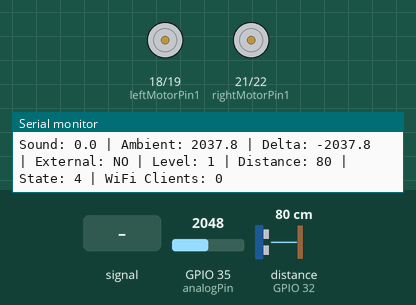
This sketch was run on a simulated ESP32. Shown: motor-driver pin pairs drawn as motors (green arrow = first pin HIGH = forward, orange = second pin HIGH = backward, longer = more drive, scaled by the enable pin), the last lines printed to the serial monitor. Wiring (inferred from the names in the program): ultrasonic range finder: trigger GPIO 33; echo GPIO 32. The inputs (shaded band) are chosen by the test bench; at power-on: distance to the obstacle (sensor on GPIO 32) 80 cm, GPIO 35 (analogPin) = 2048. The echo pulse lasts 58.3 µs per cm; no MQTT or app messages arrive unless stated.

Above: at 3.2 s.
3.3 s: GPIO 35 (analogPin) fed a 200 Hz sine of ±327 counts around its level
At 5.2 s:
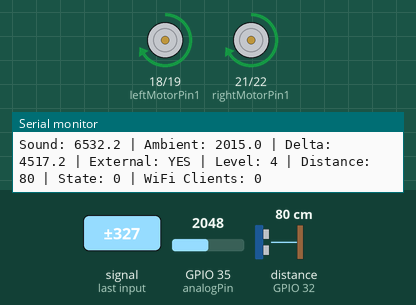
5.5 s: distance to the obstacle (sensor on GPIO 32) set to 67 cm
At 8.4 s:
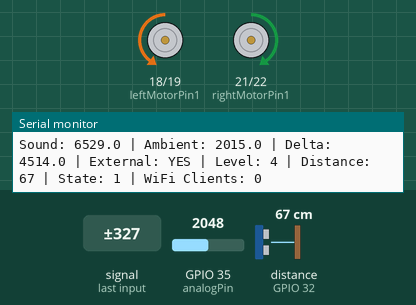
8.5 s: distance to the obstacle (sensor on GPIO 32) set to 120 cm
10.8 s: distance to the obstacle (sensor on GPIO 32) set to 2 cm
At 10.98 s:
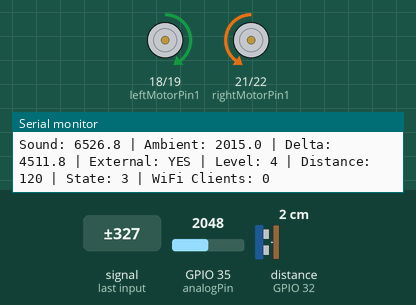
Timing chart, 0 to 14.8 s (numbered marks = the images above; inputs shaded):
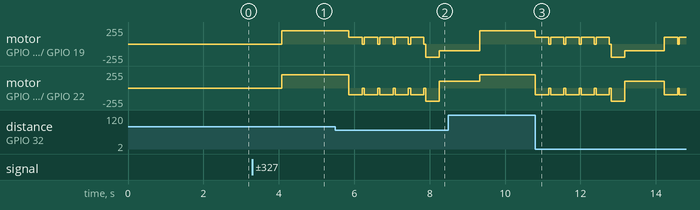

Measured:
- the behaviour switches between 71 and 70 cm on distance to the obstacle (sensor on GPIO 32) (found by bisection; images 1 and 2)
- after the input at 3.3 s, motor on GPIO 18 (leftMotorPin1) / GPIO 19 (leftMotorPin2), motor on GPIO 21 (rightMotorPin1) / GPIO 22 (rightMotorPin2): stopped → forward 199/255 after 0.77 s

The sketch:

Sound_Sensing_Robot_Arduino_Script.ino
```cpp
#include <WiFi.h>
#include <WebServer.h>
#include <PubSubClient.h>
#include <ArduinoJson.h>

// ======== SOUND SENSOR & ROBOT CONTROL SETUP ========
int analogPin = 35;
const int enableRightMotor = 23, rightMotorPin1 = 21, rightMotorPin2 = 22;
const int enableLeftMotor = 5, leftMotorPin1 = 18, leftMotorPin2 = 19;
#define echoPin 32
#define trigPin 33

#define MAX_MOTOR_SPEED 255
const int PWMFreq = 1000;
const int PWMResolution = 8;
const int rightMotorPWMSpeedChannel = 4;
const int leftMotorPWMSpeedChannel = 5;

// Noise-floor tracking - FIXED VALUES
float ambient = 500.0;
const float AMB_ALPHA = 0.995; // Slower ambient adaptation
const float THRESHOLD_DELTA = 50.0; // Lower threshold for better detection

float avg = 0.0;
int level = 1;
int currentDistance = 0;

// Movement state tracking
enum RobotState {
  NORMAL_FORWARD,
  TURNING_LEFT,
  BACKING_UP,
  TURNING_RIGHT,
  STOPPED
};

RobotState robotState = STOPPED;
int turnAttempts = 0;
unsigned long stateChangeTime = 0;
const unsigned long TURN_DURATION = 250;
const unsigned long BACKUP_DURATION = 300;
const unsigned long RIGHT_TURN_DURATION = 400;

// ======== WIFI, SERVER AND MQTT SETUP ========
const char* ssid = "SoundBot-AP";
const char* password = "12345678";
WebServer server(80);

// MQTT Configuration
WiFiClient espClient;
PubSubClient mqtt(espClient);
const char* mqtt_broker = "192.168.4.1";
const int mqtt_port = 1883;
const char* status_topic = "soundbot/status";

// Connection management - Non-blocking MQTT
unsigned long lastWiFiCheck = 0;
const unsigned long WIFI_CHECK_INTERVAL = 5000;
unsigned long lastMQTTPublish = 0;
const unsigned long MQTT_PUBLISH_INTERVAL = 1000;
unsigned long lastMQTTAttempt = 0;
const unsigned long MQTT_RETRY_INTERVAL = 10000;
bool mqttEnabled = true;
bool mqttConnected = false;
int mqttRetryCount = 0;
const int MAX_MQTT_RETRIES = 3;

// ======== FUNCTION DEFINITIONS ========
void updateAmbient(float level) {
  ambient = AMB_ALPHA * ambient + (1.0 - AMB_ALPHA) * level;
}

bool isExternalSound(float level) {
  float delta = level - ambient;
  return delta > THRESHOLD_DELTA;
}

void rotateMotor(int rightMotorSpeed, int leftMotorSpeed) {
  rightMotorSpeed = constrain(rightMotorSpeed, -MAX_MOTOR_SPEED, MAX_MOTOR_SPEED);
  leftMotorSpeed = constrain(leftMotorSpeed, -MAX_MOTOR_SPEED, MAX_MOTOR_SPEED);

  digitalWrite(rightMotorPin1, rightMotorSpeed > 0);
  digitalWrite(rightMotorPin2, rightMotorSpeed < 0);
  digitalWrite(leftMotorPin1, leftMotorSpeed > 0);
  digitalWrite(leftMotorPin2, leftMotorSpeed < 0);

  ledcWrite(rightMotorPWMSpeedChannel, abs(rightMotorSpeed));
  ledcWrite(leftMotorPWMSpeedChannel, abs(leftMotorSpeed));
}

void stopMotors() {
  rotateMotor(0, 0);
  robotState = STOPPED;
}

void turnLeft(int speed) {
  rotateMotor(-speed/2, speed/2);
  robotState = TURNING_LEFT;
}

void turnRight(int speed) {
  rotateMotor(speed/2, -speed/2);
  robotState = TURNING_RIGHT;
}

void moveBackward(int speed) {
  rotateMotor(-speed, -speed);
  robotState = BACKING_UP;
}

void moveForward(int speed) {
  rotateMotor(speed, speed);
  robotState = NORMAL_FORWARD;
}

int getSoundLevel(float avg) {
  // Calculate delta from ambient instead of using raw values
  float delta = avg - ambient;

  if (delta <= 100) return 1;
  else if (delta <= 300) return 2;
  else if (delta <= 600) return 3;
  else return 4;
}

int getSpeedByLevel(int level) {
  switch (level) {
    case 2: return 80;
    case 3: return 140;
    case 4: return 200;
    default: return 0;
  }
}

int getObstacleRadiusByLevel(int level) {
  switch (level) {
    case 2: return 25;
    case 3: return 45;
    case 4: return 70;
    default: return 0;
  }
}

int readDistance() {
  digitalWrite(trigPin, LOW);
  delayMicroseconds(2);
  digitalWrite(trigPin, HIGH);
  delayMicroseconds(10);
  digitalWrite(trigPin, LOW);
  long duration = pulseIn(echoPin, HIGH, 25000);
  int distance = duration / 58.2;
  return (distance > 0 && distance < 400) ? distance : 999;
}

void handleObstacleAvoidance(int speed, int radius) {
  unsigned long currentTime = millis();

  switch (robotState) {
    case NORMAL_FORWARD:
      if (currentDistance <= radius && currentDistance > 0) {
        turnLeft(speed);
        turnAttempts = 1;
        stateChangeTime = currentTime;
      } else {
        moveForward(speed);
      }
      break;

    case TURNING_LEFT:
      if (currentTime - stateChangeTime >= TURN_DURATION) {
        stopMotors();
        delay(50);
        currentDistance = readDistance();

        if (currentDistance > radius || currentDistance <= 0) {
          robotState = NORMAL_FORWARD;
          turnAttempts = 0;
        } else if (turnAttempts < 5) {
          turnLeft(speed);
          turnAttempts++;
          stateChangeTime = currentTime;
        } else {
          moveBackward(speed);
          stateChangeTime = currentTime;
          turnAttempts = 0;
        }
      }
      break;

    case BACKING_UP:
      if (currentTime - stateChangeTime >= BACKUP_DURATION) {
        turnRight(speed);
        stateChangeTime = currentTime;
      }
      break;

    case TURNING_RIGHT:
      if (currentTime - stateChangeTime >= RIGHT_TURN_DURATION) {
        robotState = NORMAL_FORWARD;
      }
      break;

    default:
      robotState = NORMAL_FORWARD;
      break;
  }
}

void checkWiFiConnection() {
  if (millis() - lastWiFiCheck >= WIFI_CHECK_INTERVAL) {
    lastWiFiCheck = millis();

    if (WiFi.getMode() != WIFI_AP) {
      Serial.println("WiFi AP mode lost - restarting AP");
      WiFi.softAP(ssid, password);
      delay(100);
    }
  }
}

// MQTT callback - silent operation
void mqttCallback(char* topic, byte* payload, unsigned int length) {
  String message = "";
  for (int i = 0; i < length; i++) {
    message += (char)payload[i];
  }
  // Process MQTT messages silently
}

void tryMQTTConnection() {
  // Only try if MQTT is enabled and it's time to retry
  if (!mqttEnabled || mqtt.connected() ||
      (millis() - lastMQTTAttempt < MQTT_RETRY_INTERVAL)) {
    return;
  }

  lastMQTTAttempt = millis();

  // Set shorter timeout for connection attempt
  mqtt.setSocketTimeout(2);

  if (mqtt.connect("SoundBot")) {
    mqttConnected = true;
    mqttRetryCount = 0;
    mqtt.subscribe("soundbot/control");
  } else {
    mqttRetryCount++;

    // Disable MQTT temporarily after max retries
    if (mqttRetryCount >= MAX_MQTT_RETRIES) {
      mqttEnabled = false;
    }

    mqttConnected = false;
  }
}

void publishMQTTStatus() {
  // Only publish if MQTT is enabled, connected, and it's time to publish
  if (!mqttEnabled || !mqtt.connected() ||
      (millis() - lastMQTTPublish < MQTT_PUBLISH_INTERVAL)) {
    return;
  }

  lastMQTTPublish = millis();

  StaticJsonDocument<200> doc;
  doc["avg"] = avg;
  doc["level"] = level;
  doc["distance"] = currentDistance;
  doc["state"] = robotState;
  doc["ambient"] = ambient;
  doc["connected_stations"] = WiFi.softAPgetStationNum();
  doc["uptime"] = millis();

  String jsonString;
  serializeJson(doc, jsonString);

  if (!mqtt.publish(status_topic, jsonString.c_str())) {
    mqttConnected = false;
  }
}

// ======== SETUP ========
void setup() {
  Serial.begin(115200);
  Serial.println("SoundBot Starting - IoT Sound-Sensing Robot");
  Serial.println("Owner: Udavith-Reshanjana");
  Serial.println("Date: 2025-08-28 09:50:35 UTC");

  pinMode(analogPin, INPUT);
  pinMode(trigPin, OUTPUT);
  pinMode(echoPin, INPUT);
  pinMode(rightMotorPin1, OUTPUT);
  pinMode(rightMotorPin2, OUTPUT);
  pinMode(leftMotorPin1, OUTPUT);
  pinMode(leftMotorPin2, OUTPUT);

  ledcSetup(rightMotorPWMSpeedChannel, PWMFreq, PWMResolution);
  ledcSetup(leftMotorPWMSpeedChannel, PWMFreq, PWMResolution);
  ledcAttachPin(enableRightMotor, rightMotorPWMSpeedChannel);
  ledcAttachPin(enableLeftMotor, leftMotorPWMSpeedChannel);

  // Ambient calibration
  Serial.println("Calibrating ambient noise level...");
  delay(1000);
  long sumCal = 0;
  int validReadings = 0;

  for (int i = 0; i < 100; i++) {
    int reading = analogRead(analogPin);
    if (reading > 0) {
      sumCal += reading;
      validReadings++;
    }
    delay(10);
  }

  if (validReadings > 0) {
    ambient = (float)sumCal / validReadings;
  }
  Serial.print("Initial ambient noise level: ");
  Serial.println(ambient);

  // WiFi AP setup
  WiFi.mode(WIFI_AP);
  WiFi.softAPConfig(
    IPAddress(192, 168, 4, 1),
    IPAddress(192, 168, 4, 1),
    IPAddress(255, 255, 255, 0)
  );

  bool apStarted = WiFi.softAP(ssid, password, 1, false, 4);

  if (apStarted) {
    Serial.println("WiFi access point started successfully");
    Serial.print("AP IP address: ");
    Serial.println(WiFi.softAPIP());
    Serial.println("Network name: SoundBot-AP");
  } else {
    Serial.println("Failed to start WiFi AP - Robot will work in standalone mode");
  }

  // MQTT setup - silent operation
  mqtt.setServer(mqtt_broker, mqtt_port);
  mqtt.setCallback(mqttCallback);
  mqtt.setKeepAlive(15);

  // HTTP API endpoints
  server.on("/status", HTTP_GET, []() {
    StaticJsonDocument<400> doc;
    doc["avg"] = avg;
    doc["level"] = level;
    doc["distance"] = currentDistance;
    doc["ambient"] = ambient;
    doc["state"] = robotState;
    doc["uptime"] = millis();
    doc["free_heap"] = ESP.getFreeHeap();
    doc["connected_stations"] = WiFi.softAPgetStationNum();
    doc["wifi_ap_active"] = (WiFi.getMode() == WIFI_AP);

    String jsonString;
    serializeJson(doc, jsonString);

    server.sendHeader("Access-Control-Allow-Origin", "*");
    server.send(200, "application/json", jsonString);
  });

  // Clean web interface without MQTT references
  server.on("/", HTTP_GET, []() {
    String html = "<!DOCTYPE html><html><head><title>SoundBot Control</title>";
    html += "<meta name=\"viewport\" content=\"width=device-width, initial-scale=1\">";
    html += "<style>body { font-family: Arial, sans-serif; margin: 20px; background: #f5f5f5; }";
    html += ".container { max-width: 600px; margin: 0 auto; background: white; padding: 20px; border-radius: 8px; box-shadow: 0 2px 4px rgba(0,0,0,0.1); }";
    html += ".status { background: #f8f9fa; padding: 15px; margin: 15px 0; border-radius: 5px; border-left: 4px solid #007bff; }";
    html += ".header { text-align: center; color: #333; margin-bottom: 20px; }";
    html += ".data-row { display: flex; justify-content: space-between; margin: 8px 0; padding: 5px 0; border-bottom: 1px solid #eee; }";
    html += ".label { font-weight: bold; color: #555; }";
    html += ".value { color: #333; }";
    html += ".button { background: #007bff; color: white; padding: 12px 24px; border: none; border-radius: 5px; margin: 5px; cursor: pointer; font-size: 16px; }";
    html += ".button:hover { background: #0056b3; }";
    html += ".footer { text-align: center; margin-top: 20px; color: #666; font-size: 14px; }</style></head>";
    html += "<body><div class=\"container\">";
    html += "<div class=\"header\"><h1>SoundBot Control Panel</h1>";
    html += "<p>Owner: Udavith-Reshanjana | Tharuka Fernando</p></div>";
    html += "<div class=\"status\" id=\"status\">Loading robot status...</div>";
    html += "<div style=\"text-align: center;\">";
    html += "<button class=\"button\" onclick=\"refreshStatus()\">Refresh Status</button></div>";
    html += "<div class=\"footer\">";
    html += "<p>IoT Sound-Sensing Robot | Independent Operation</p>";
    html += "<p>Last updated: <span id=\"timestamp\">--</span></p></div>";
    html += "</div>";
    html += "<script>";
    html += "function refreshStatus() {";
    html += "fetch('/status').then(response => response.json()).then(data => {";
    html += "const stateNames = ['Forward', 'Turn Left', 'Backing Up', 'Turn Right', 'Stopped'];";
    html += "document.getElementById('status').innerHTML = ";
    html += "'<div class=\"data-row\"><span class=\"label\">Sound Level:</span><span class=\"value\">' + data.level + '</span></div>' +";
    html += "'<div class=\"data-row\"><span class=\"label\">Sound Intensity:</span><span class=\"value\">' + data.avg.toFixed(1) + ' units</span></div>' +";
    html += "'<div class=\"data-row\"><span class=\"label\">Distance:</span><span class=\"value\">' + data.distance + ' cm</span></div>' +";
    html += "'<div class=\"data-row\"><span class=\"label\">Robot State:</span><span class=\"value\">' + (stateNames[data.state] || 'Unknown') + '</span></div>' +";
    html += "'<div class=\"data-row\"><span class=\"label\">Connected Devices:</span><span class=\"value\">' + data.connected_stations + '</span></div>' +";
    html += "'<div class=\"data-row\"><span class=\"label\">Uptime:</span><span class=\"value\">' + Math.floor(data.uptime / 1000) + ' seconds</span></div>' +";
    html += "'<div class=\"data-row\"><span class=\"label\">Free Memory:</span><span class=\"value\">' + Math.floor(data.free_heap / 1024) + ' KB</span></div>';";
    html += "document.getElementById('timestamp').textContent = new Date().toLocaleTimeString();";
    html += "}); }";
    html += "setInterval(refreshStatus, 3000); refreshStatus();";
    html += "</script></body></html>";

    server.send(200, "text/html", html);
  });

  server.begin();
  Serial.println("HTTP server started on http://192.168.4.1");
  Serial.println("=== SoundBot Ready ===");
  Serial.println("Robot is operational and ready to respond to sound");
  Serial.println("IoT monitoring available via mobile app connection");
}

// ======== MAIN LOOP ========
void loop() {
  // Handle WiFi and server - non-blocking
  checkWiFiConnection();
  server.handleClient();

  // Handle MQTT - silent background operation
  if (mqttEnabled) {
    if (mqtt.connected()) {
      mqtt.loop();
      publishMQTTStatus();
    } else {
      tryMQTTConnection();
    }
  }

  // ===== CORE ROBOT FUNCTIONALITY - ALWAYS RUNS =====
  const int sampleCount = 50;
  long sum = 0;

  for (int i = 0; i < sampleCount; i++) {
    int minVal = 4095, maxVal = 0;
    unsigned long start = millis();

    while (millis() - start < 5) {
      int val = analogRead(analogPin);
      if (val < minVal) minVal = val;
      if (val > maxVal) maxVal = val;
    }

    int peakToPeak = maxVal - minVal;
    sum += peakToPeak;
  }

  avg = (float)sum / sampleCount * 10;

  bool external = isExternalSound(avg);
  if (!external) {
    updateAmbient(avg);
  }

  level = external ? getSoundLevel(avg) : 1;
  int speed = getSpeedByLevel(level);
  int radius = getObstacleRadiusByLevel(level);

  // Read distance
  currentDistance = readDistance();

  // Enhanced debug output with delta information
  static unsigned long lastDebug = 0;
  if (millis() - lastDebug >= 2000) {
    lastDebug = millis();
    float delta = avg - ambient;
    Serial.print("Sound: "); Serial.print(avg, 1);
    Serial.print(" | Ambient: "); Serial.print(ambient, 1);
    Serial.print(" | Delta: "); Serial.print(delta, 1);
    Serial.print(" | External: "); Serial.print(external ? "YES" : "NO");
    Serial.print(" | Level: "); Serial.print(level);
    Serial.print(" | Distance: "); Serial.print(currentDistance);
    Serial.print(" | State: "); Serial.print(robotState);
    Serial.print(" | WiFi Clients: "); Serial.println(WiFi.softAPgetStationNum());
  }

  // ===== ROBOT MOVEMENT CONTROL - CORE FUNCTIONALITY =====
  if (level >= 2) {
    handleObstacleAvoidance(speed, radius);
  } else {
    stopMotors();
  }

  delay(100);
}
```
